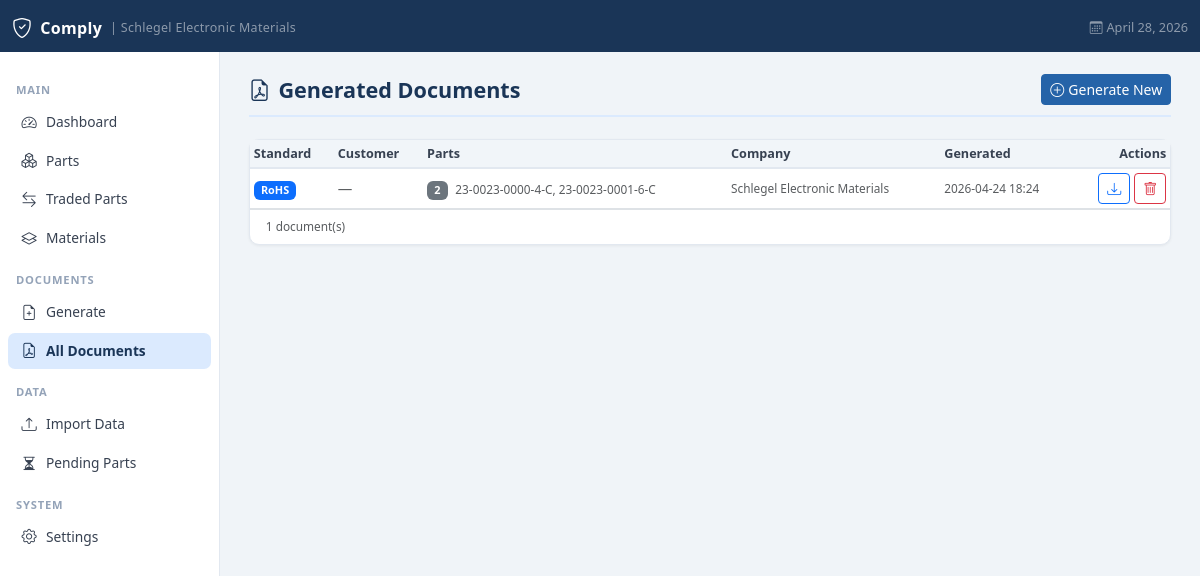
Screenshot of /documents with the database file from the repository.
### tables this page shows
CREATE TABLE settings(
            id          INTEGER PRIMARY KEY AUTOINCREMENT,
            key         TEXT NOT NULL UNIQUE,
            value       TEXT,
            updated_at  TEXT DEFAULT (datetime('now'))
        );

CREATE TABLE documents (
            id              INTEGER PRIMARY KEY AUTOINCREMENT,
            doc_type        TEXT,
            customer        TEXT,
            signatory       TEXT,
            company         TEXT,
            file_path       TEXT,
            generated_at    TEXT DEFAULT (datetime('now'))
        );

### app.py (the view)
@app.route("/documents")
def documents_list():
    conn = get_db()
    docs = conn.execute("""
        SELECT d.*, GROUP_CONCAT(dp.part_number, ', ') as parts_list,
               COUNT(dp.id) as part_count
        FROM documents d
        LEFT JOIN document_parts dp ON dp.document_id=d.id
        GROUP BY d.id ORDER BY d.generated_at DESC
    """).fetchall()
    conn.close()
    return render_template("documents.html", docs=docs)

### app.py (called while the page is built)
def get_db():
    conn = sqlite3.connect(DB_PATH)
    conn.row_factory = sqlite3.Row
    conn.execute("PRAGMA foreign_keys = ON")
    return conn

def get_unacknowledged_versions():
    conn = get_db()
    rows = conn.execute("""
        SELECT rv.standard, rv.version, rv.updated_at, rv.notes
        FROM regulatory_versions rv
        WHERE NOT EXISTS (
            SELECT 1 FROM user_acknowledged_versions uav
            WHERE uav.standard = rv.standard
            AND uav.version = rv.version
        )
        ORDER BY rv.updated_at DESC
    """).fetchall()
    conn.close()
    return [dict(r) for r in rows]

@app.context_processor
def inject_regulatory_notifications():
    try:
        updates = get_unacknowledged_versions()
    except Exception:
        updates = []
    return dict(regulatory_updates=updates)

@app.context_processor
def inject_globals():
    import flask
    conn = get_db()
    rows = conn.execute("SELECT key, value FROM settings").fetchall()
    settings = {r["key"]: r["value"] for r in rows}
    theme = settings.get("theme", "navy")
    conn.close()
    return {
        "now":      datetime.now(),
        "request":  flask.request,
        "settings": settings,
        "theme":    theme,
    }

### templates/documents.html (shortened to what this page needs)
{% extends "base.html" %}
{% block content %}
<div class="page-header">
  <h1><i class="bi bi-file-earmark-pdf me-2"></i>Generated Documents</h1>
  <a href="/documents/generate" class="btn btn-primary btn-sm">
    <i class="bi bi-plus-circle me-1"></i>Generate New
  </a>
</div>
<div class="card">
  <div class="card-body p-0">
    {% if docs %}
    <div class="table-responsive">
      <table class="table table-hover table-sm align-middle mb-0">
        <thead>
          <tr>
            <th>Standard</th>
            <th>Customer</th>
            <th>Parts</th>
            <th>Company</th>
            <th>Generated</th>
            <th class="text-end">Actions</th>
          </tr>
        </thead>
        <tbody>
          {% for d in docs %}
          <tr>
            <td><span class="badge bg-primary">{{ d.doc_type }}</span></td>
            <td class="text-muted">{{ d.customer or '—' }}</td>
            <td>
              <span class="badge bg-secondary me-1">{{ d.part_count }}</span>
              <span class="text-xs text-muted">{{ (d.parts_list or '')[:60] }}{% if d.parts_list and d.parts_list|length > 60 %}…{% endif %}</span>
            </td>
            <td class="text-muted text-xs">{{ d.company or '—' }}</td>
            <td class="text-muted text-xs">{{ d.generated_at[:16].replace('T',' ') }}</td>
            <td class="text-end">
              <div class="d-flex gap-1 justify-content-end">
                <a href="/documents/{{ d.id }}/download"
                   class="btn btn-outline-primary btn-sm" title="Download">
                  <i class="bi bi-download"></i>
                </a>
                <form method="post" action="/documents/{{ d.id }}/delete"
                      onsubmit="return confirm('Delete this document?')">
                  <button type="submit" class="btn btn-outline-danger btn-sm">
                    <i class="bi bi-trash"></i>
                  </button>
                </form>
              </div>
            </td>
          </tr>
          {% endfor %}
        </tbody>
      </table>
    </div>
    <div class="px-3 py-2 border-top text-muted text-xs">{{ docs|length }} document(s)</div>
    {% else %}
    <div class="text-center py-5 text-muted">
      <i class="bi bi-file-earmark-pdf fs-1 d-block mb-2 opacity-25"></i>
      No documents yet. <a href="/documents/generate">Generate your first declaration.</a>
    </div>
    {% endif %}
  </div>
</div>
{% endblock %}

### templates/base.html (shortened to what this page needs)
<!DOCTYPE html>
<html lang="en">
<head>
  <link href="https://cdn.jsdelivr.net/npm/bootstrap@5.3.2/dist/css/bootstrap.min.css" rel="stylesheet"/>
  <link href="https://cdn.jsdelivr.net/npm/bootstrap-icons@1.11.3/font/bootstrap-icons.css" rel="stylesheet"/>
</head>
<body>
<nav class="navbar navbar-dark">
  <div class="container-fluid">
    <a class="navbar-brand d-flex align-items-center gap-2" href="/">
      <i class="bi bi-shield-check fs-5"></i> Comply
      <span class="text-white-50 fw-normal" style="font-size:.78rem;">| {{ settings.get('company_name', 'Comply') }}</span>
    </a>
    <span class="text-white-50 small">
      <i class="bi bi-calendar3 me-1"></i>{{ now.strftime('%B %d, %Y') if now else '' }}
    </span>
  </div>
</nav>
<div class="main-wrap">
  <aside class="sidebar d-none d-md-flex flex-column">
    <div class="sidebar-section">Main</div>
    <ul class="nav flex-column">
      <li><a class="nav-link {% if request.endpoint=='dashboard' %}active{% endif %}" href="/">
        <i class="bi bi-speedometer2"></i> Dashboard
      </a></li>
      <li><a class="nav-link {% if request.endpoint in ['parts_list','part_detail'] %}active{% endif %}" href="/parts">
        <i class="bi bi-boxes"></i> Parts
      </a></li>
      <li><a class="nav-link {% if request.endpoint=='traded_parts' %}active{% endif %}" href="/parts/traded">
        <i class="bi bi-arrow-left-right"></i> Traded Parts
      </a></li>
      <li><a class="nav-link {% if 'material' in (request.endpoint or '') %}active{% endif %}" href="/materials">
        <i class="bi bi-layers"></i> Materials
      </a></li>
    </ul>
    <div class="sidebar-section">Documents</div>
    <ul class="nav flex-column">
      <li><a class="nav-link {% if request.endpoint=='generate_document' %}active{% endif %}" href="/documents/generate">
        <i class="bi bi-file-earmark-plus"></i> Generate
      </a></li>
      <li><a class="nav-link {% if request.endpoint=='documents_list' %}active{% endif %}" href="/documents">
        <i class="bi bi-file-earmark-pdf"></i> All Documents
      </a></li>
    </ul>
    <div class="sidebar-section">Data</div>
    <ul class="nav flex-column">
      <li><a class="nav-link {% if request.endpoint=='import_data' %}active{% endif %}" href="/import">
        <i class="bi bi-upload"></i> Import Data
      </a></li>
      <li><a class="nav-link {% if request.endpoint=='pending_parts' %}active{% endif %}" href="/parts/pending">
        <i class="bi bi-hourglass-split"></i> Pending Parts
      </a></li>
    </ul>
    <div class="sidebar-section">System</div>
    <ul class="nav flex-column">
      <li><a class="nav-link {% if request.endpoint=='settings_page' %}active{% endif %}" href="/settings">
        <i class="bi bi-gear"></i> Settings
      </a></li>
    </ul>
  </aside>
  <main class="main-content">
    {% block content %}{% endblock %}
  </main>
</div>
</body>
</html>

### rows the page displays
settings: get "Schlegel Electronic Materials"
documents: doc_type "RoHS", customer "—", part_count "2", parts_list "23-0023-0000-4-C, 23-0023-0001-6-C", company "Schlegel Electronic Materials", generated_at "2026-04-24 18:24"

### other values shown
{{ docs|length }} "1"
